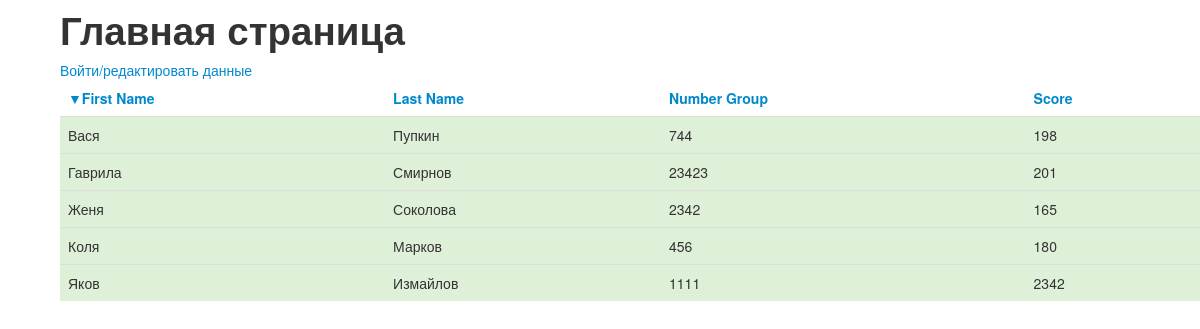
The page /index.php?sort=name&order=ASC on the database as committed earlier.
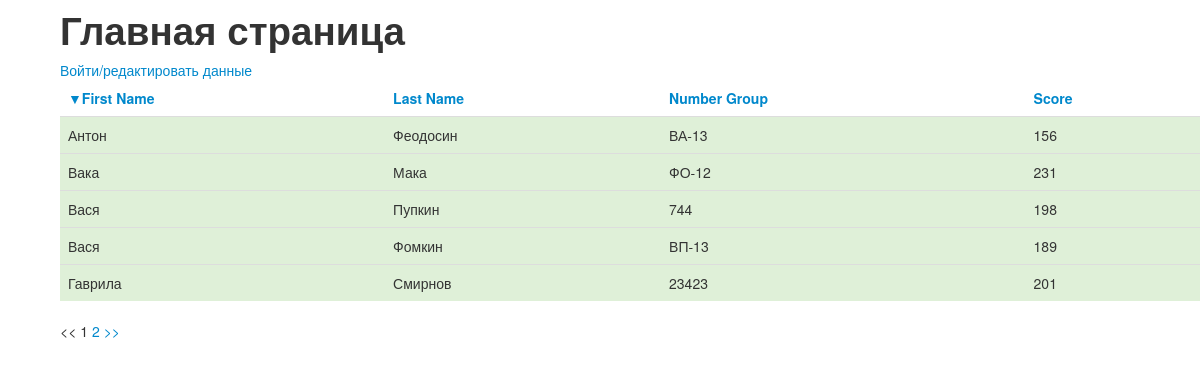
The same page on the database as committed later.
### tables this page shows
CREATE TABLE IF NOT EXISTS `matriculant` (
  `id` int(11) NOT NULL AUTO_INCREMENT,
  `code` int(16) NOT NULL,
  `name` varchar(50) NOT NULL,
  `surname` varchar(50) NOT NULL,
  `sex` enum('female','male') NOT NULL,
  `numberGroup` varchar(5) NOT NULL,
  `email` varchar(100) NOT NULL,
  `score` int(11) NOT NULL,
  `yearOfBirth` year(4) NOT NULL,
  `location` enum('notresident','resident') NOT NULL,
  PRIMARY KEY (`id`),
  UNIQUE KEY `email` (`email`),
  UNIQUE KEY `id` (`id`),
  UNIQUE KEY `email_2` (`email`),
  UNIQUE KEY `key` (`code`)
);

### index.php (called while the page is built, shortened)
<?php
include('config.php');
include('app/functions.php');
$cur_page = isset($_GET['page']) ? $_GET['page'] : 1;
$sort = isset($_GET['sort']) ? $_GET['sort'] : 'score';
$order = isset($_GET['order']) ? $_GET['order'] : 'DESC';
$dbc = 'mysql:host=' . $db_host . ';dbname=' . $db_name;
$pdo = new PDO($dbc, $db_user, $db_password);
$pdo->setAttribute(PDO::ATTR_ERRMODE, PDO::ERRMODE_EXCEPTION);
$matriculantMapper = new MatriculantMapper($pdo);
$listMatriculant = $matriculantMapper->viewMatriculant($cur_page, $sort, $order, $result_per_page);
$total  = $matriculantMapper->totalMatriculant();
$num_pages = ceil($total/$result_per_page);
$page_links = generate_page_links($sort, $order, $cur_page, $num_pages);
$sort_links = generate_sort_links($sort, $order);
include('templates/main.php');

### app/MatriculantMapper.php (called while the page is built, shortened)
<?php
class MatriculantMapper
{
    protected $db;
    public function __construct(PDO $db)
    {
        $this->db = $db;
    }
    public function viewMatriculant($cur_page, $sort, $order, $result_per_page)
    {
        $skip_result = ($cur_page - 1) * $result_per_page;
        $allowed = array("name", "surname", "numberGroup","score");
        $key     = array_search($sort, $allowed);
        $orderby = $allowed[$key];
        $order   = ($order == 'DESC') ? 'DESC' : 'ASC';
        $sql = "SELECT name, surname, numberGroup, score FROM matriculant ORDER BY $orderby $order LIMIT :skip_result, :result_per_page";
        $statment = $this->db->prepare($sql);
        $statment->bindParam(':skip_result', $skip_result, PDO::PARAM_INT);
        $statment->bindParam(':result_per_page', $result_per_page, PDO::PARAM_INT);
        $statment->execute();
        $result = $statment->fetchAll();
        return $result;
    }
    public function totalMatriculant()
    {
        $sql = "SELECT * FROM matriculant";
        $statment = $this->db->prepare($sql);
        $statment->execute();
        $total = $statment->rowCount();
        return $total;
    }
}

### templates/tableMatriculant.php (the view)
<tr class="success">
    <td><?= $name?></td>
    <td><?= $surname?></td>
    <td><?= $numberGroup?></td>
    <td><?= $score?></td>
</tr>

### app/functions.php
<?php
function viewTableMatriculant($listMatriculant)
{
    foreach ($listMatriculant as $key => $value) {
        $name =         htmlspecialchars($listMatriculant[$key]['name']);
        $surname =      htmlspecialchars($listMatriculant[$key]['surname']);
        $numberGroup =  htmlspecialchars($listMatriculant[$key]['numberGroup']);
        $score =        htmlspecialchars($listMatriculant[$key]['score']);
        include('templates/tableMatriculant.php');
    }
}
function generate_page_links($sort, $order, $cur_page, $num_pages)
{
    if ($num_pages==1) return;
    $page_links = '';
    if ($cur_page > 1) {
        $page_links .= '<a href="' . $_SERVER['PHP_SELF'] .
            '?sort=' . $sort .
            '&order=' . $order .
            '&page=' . ($cur_page - 1) . '"><<</a>';
    }
    else {
        $page_links .= '<< ';
    }
    for ($i = 1; $i <= $num_pages; $i++) {
        if ($cur_page == $i){
            $page_links .= ' ' . $i;
        }
        else{
            $page_links .= ' <a href="' . $_SERVER['PHP_SELF'] .
                '?sort=' . $sort .
                '&order=' . $order .
                '&page=' . $i .'"> ' . $i . '</a>';
        }
    }
    if ($cur_page < $num_pages){
        $page_links .= ' <a href="' . $_SERVER['PHP_SELF'] .
            '?sort=' . $sort .
            '&order=' . $order .
            '&page=' . ($cur_page + 1) . '">>></a>';
    }
    else {
        $page_links .= ' >>';
    }
    return $page_links;
}
function generate_sort_link($sort, $order, $column, $nameColumn)
{
	$sort_link = '';
	$sort_link .= '<th><a href=' . $_SERVER['PHP_SELF'] . '?sort='. $column;
	if ($sort == $column){
		if ($order == 'ASC'){
			$sort_link .= '&order=DESC>&#9660;';
			$sort_link .= $nameColumn . '</a></th>';
		} else{
			$sort_link .= '&order=ASC>&#9650;';
			$sort_link .= $nameColumn . '</a></th>';
		}
	}else {
		$sort_link .= '&order=ASC>';
		$sort_link .= $nameColumn . '</a></th>';
	}
	return $sort_link;
}
function generate_sort_links($sort, $order)
{
	$sort_links = '';
	$sort_links .= generate_sort_link($sort, $order, 'name', 'First Name');
	$sort_links .= generate_sort_link($sort, $order, 'surname', 'Last Name');
	$sort_links .= generate_sort_link($sort, $order, 'numberGroup', 'Number Group');
	$sort_links .= generate_sort_link($sort, $order, 'score', 'Score');
    return $sort_links;
}

### templates/header.php (shortened to what this page needs)
<!DOCTYPE html>
<html lang="ru">
<head>
<link rel="stylesheet"  href="bootstrap/css/bootstrap.css" media="screen">
<link rel="stylesheet"  href="style.css" media="screen">
</head>
<body>

### templates/main.php
<?php include('templates/header.php'); ?>
<h1>Главная страница</h1>
<a href="login.php">Войти/редактировать данные</a>
<table class='table'>
    <thead>
        <tr>
            <?= $sort_links?>
        </tr>
    </thead>
    <?php
        viewTableMatriculant($listMatriculant);
    ?>
</table>
    <?= $page_links?>
</body>
</html>

### style.css (style rules this page uses)
body { padding-left:60px }

Rows that differ between the two databases and show on the page:
no longer on this page (row edited): matriculant: name "Женя", surname "Соколова", numberGroup "2342", score "165"
no longer on this page (row edited): matriculant: name "Коля", surname "Марков", numberGroup "456", score "180"
no longer on this page (row edited): matriculant: name "Яков", surname "Измайлов", numberGroup "1111", score "2342"
added matriculant: name "Антон", surname "Феодосин", numberGroup "ВА-13", score "156"
added matriculant: name "Вака", surname "Мака", numberGroup "ФО-12", score "231"
added matriculant: name "Вася", surname "Фомкин", numberGroup "ВП-13", score "189"
Other text that changed with them:
new list line: "1"
new list line: "2"
